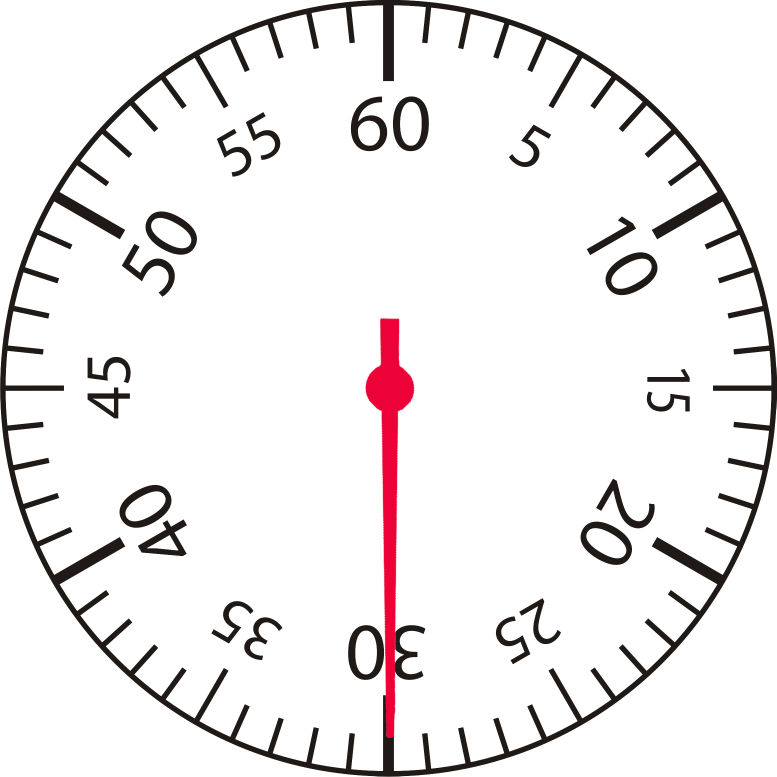
#> input picture gauges/1.jpg, 2330 x 2330 px, found by its file name (shown at 1/3 size)
$ python reader.py   (older library calls are emulated)
#> lines starting #> are read from the running program, lines starting #| are printed output that depends on the picture; after the words box and inside, x2 and y2 are one past the last pixel; in counts of white or black regions, pixels touching at a corner belong together; long printed decimals are rounded
'''
Copyright (c) 2017 Intel Corporation.
Licensed under the MIT license. See LICENSE file in the project root for full license information.
'''
import cv2
import numpy as np
#import paho.mqtt.client as mqtt
import time

def avg_circles(circles, b):
    avg_x=0
    avg_y=0
    avg_r=0
    for i in range(b):
        #optional - average for multiple circles (can happen when a gauge is at a slight angle)
        avg_x = avg_x + circles[0][i][0]
        avg_y = avg_y + circles[0][i][1]
        avg_r = avg_r + circles[0][i][2]
    avg_x = int(avg_x/(b))
    avg_y = int(avg_y/(b))
    avg_r = int(avg_r/(b))
    return avg_x, avg_y, avg_r

def dist_2_pts(x1, y1, x2, y2):
    #print np.sqrt((x2-x1)^2+(y2-y1)^2)
    return np.sqrt((x2 - x1)**2 + (y2 - y1)**2)

def calibrate_gauge(gauge_number, file_type):
    '''
        This function should be run using a test image in order to calibrate the range available to the dial as well as the
        units.  It works by first finding the center point and radius of the gauge.  Then it draws lines at hard coded intervals
        (separation) in degrees.  It then prompts the user to enter position in degrees of the lowest possible value of the gauge,
        as well as the starting value (which is probably zero in most cases but it won't assume that).  It will then ask for the
        position in degrees of the largest possible value of the gauge. Finally, it will ask for the units.  This assumes that
        the gauge is linear (as most probably are).
        It will return the min value with angle in degrees (as a tuple), the max value with angle in degrees (as a tuple),
        and the units (as a string).
    '''

    print('opening file {0}.{1}'.format(gauge_number, file_type))
    img = cv2.imread('%s.%s' %(gauge_number, file_type))
    height, width = img.shape[:2]
    gray = cv2.cvtColor(img, cv2.COLOR_BGR2GRAY)  #convert to gray
    #gray = cv2.GaussianBlur(gray, (5, 5), 0)
    # gray = cv2.medianBlur(gray, 5)

    #for testing, output gray image
    #cv2.imwrite('gauge-%s-bw.%s' %(gauge_number, file_type),gray)

    #detect circles
    #restricting the search from 35-48% of the possible radii gives fairly good results across different samples.  Remember that
    #these are pixel values which correspond to the possible radii search range.
    circles = cv2.HoughCircles(gray, cv2.cv.CV_HOUGH_GRADIENT, 1, 20, np.array([]), 100, 50, int(height*0.35), int(height*0.48))
    # average found circles, found it to be more accurate than trying to tune HoughCircles parameters to get just the right one
    a, b, c = circles.shape
    x,y,r = avg_circles(circles, b)

    #draw center and circle
    cv2.circle(img, (x, y), r, (0, 0, 255), 3, cv2.CV_AA)  # draw circle
    cv2.circle(img, (x, y), 2, (0, 255, 0), 3, cv2.CV_AA)  # draw center of circle

    #for testing, output circles on image
    #cv2.imwrite('gauge-%s-circles.%s' % (gauge_number, file_type), img)


    #for calibration, plot lines from center going out at every 10 degrees and add marker
    #for i from 0 to 36 (every 10 deg)

    '''
    goes through the motion of a circle and sets x and y values based on the set separation spacing.  Also adds text to each
    line.  These lines and text labels serve as the reference point for the user to enter
    NOTE: by default this approach sets 0/360 to be the +x axis (if the image has a cartesian grid in the middle), the addition
    (i+9) in the text offset rotates the labels by 90 degrees so 0/360 is at the bottom (-y in cartesian).  So this assumes the
    gauge is aligned in the image, but it can be adjusted by changing the value of 9 to something else.
    '''
    separation = 10.0 #in degrees
    interval = int(360 / separation)
    p1 = np.zeros((interval,2))  #set empty arrays
    p2 = np.zeros((interval,2))
    p_text = np.zeros((interval,2))
    for i in range(0,interval):
        for j in range(0,2):
            if (j%2==0):
                p1[i][j] = x + 0.9 * r * np.cos(separation * i * 3.14 / 180) #point for lines
            else:
                p1[i][j] = y + 0.9 * r * np.sin(separation * i * 3.14 / 180)
    text_offset_x = 10
    text_offset_y = 5
    for i in range(0, interval):
        for j in range(0, 2):
            if (j % 2 == 0):
                p2[i][j] = x + r * np.cos(separation * i * 3.14 / 180)
                p_text[i][j] = x - text_offset_x + 1.2 * r * np.cos((separation) * (i+9) * 3.14 / 180) #point for text labels, i+9 rotates the labels by 90 degrees
            else:
                p2[i][j] = y + r * np.sin(separation * i * 3.14 / 180)
                p_text[i][j] = y + text_offset_y + 1.2* r * np.sin((separation) * (i+9) * 3.14 / 180)  # point for text labels, i+9 rotates the labels by 90 degrees

    #add the lines and labels to the image
    for i in range(0,interval):
        cv2.line(img, (int(p1[i][0]), int(p1[i][1])), (int(p2[i][0]), int(p2[i][1])),(0, 255, 0), 2)
        cv2.putText(img, '%s' %(int(i*separation)), (int(p_text[i][0]), int(p_text[i][1])), cv2.FONT_HERSHEY_SIMPLEX, 0.3,(0,0,0),1,cv2.CV_AA)

    # [11 lines of commented-out code are left out]
    min_angle = 0
    max_angle = 360
    min_value = 0
    max_value = 60
    units = "seconds"

    return min_angle, max_angle, min_value, max_value, units, x, y, r

def get_current_value(img, min_angle, max_angle, min_value, max_value, x, y, r, gauge_number, file_type):

    #for testing purposes
    img = cv2.imread('%s.%s' % (gauge_number, file_type))

    gray2 = cv2.cvtColor(img, cv2.COLOR_BGR2GRAY)

    # Set threshold and maxValue
    thresh = 175
    maxValue = 255

    # for testing purposes, found cv2.THRESH_BINARY_INV to perform the best
    # th, dst1 = cv2.threshold(gray2, thresh, maxValue, cv2.THRESH_BINARY);
    th, dst2 = cv2.threshold(gray2, thresh, maxValue, cv2.THRESH_BINARY_INV);
    # [10 lines of commented-out code are left out]
    th, dst2 = cv2.threshold(gray2, thresh, maxValue, cv2.THRESH_BINARY_INV);

    # found Hough Lines generally performs better without Canny / blurring, though there were a couple exceptions where it would only work with Canny / blurring
    #dst2 = cv2.medianBlur(dst2, 5)
    #dst2 = cv2.Canny(dst2, 50, 150)
    #dst2 = cv2.GaussianBlur(dst2, (5, 5), 0)

    # for testing, show image after thresholding
    # cv2.imwrite('%s-tempdst2.%s' % (gauge_number, file_type), dst2)

    # find lines
    minLineLength = 10
    maxLineGap = 0
    lines = cv2.HoughLinesP(image=dst2, rho=3, theta=np.pi / 180, threshold=100,minLineLength=minLineLength, maxLineGap=0)  # rho is set to 3 to detect more lines, easier to get more then filter them out later

    # [7 lines of commented-out code are left out]
    final_line_list = []
    #print "radius: %s" %r

    diff1LowerBound = 0.15 #diff1LowerBound and diff1UpperBound determine how close the line should be from the center
    diff1UpperBound = 0.25
    diff2LowerBound = 0.5 #diff2LowerBound and diff2UpperBound determine how close the other point of the line should be to the outside of the gauge
    diff2UpperBound = 1.0
    for i in range(0, len(lines)):
        for x1, y1, x2, y2 in lines[i]:
            diff1 = dist_2_pts(x, y, x1, y1)  # x, y is center of circle
            diff2 = dist_2_pts(x, y, x2, y2)  # x, y is center of circle
            #set diff1 to be the smaller (closest to the center) of the two), makes the math easier
            if (diff1 > diff2):
                temp = diff1
                diff1 = diff2
                diff2 = temp
            # check if line is within an acceptable range
            if (((diff1<diff1UpperBound*r) and (diff1>diff1LowerBound*r) and (diff2<diff2UpperBound*r)) and (diff2>diff2LowerBound*r)):
                line_length = dist_2_pts(x1, y1, x2, y2)
                # add to final list
                final_line_list.append([x1, y1, x2, y2])

    # [9 lines of commented-out code are left out]
    x1 = final_line_list[0][0]
    y1 = final_line_list[0][1]
    x2 = final_line_list[0][2]
    y2 = final_line_list[0][3]
    cv2.line(img, (x1, y1), (x2, y2), (0, 255, 0), 2)

    #for testing purposes, show the line overlayed on the original image
    #cv2.imwrite('gauge-1-test.jpg', img)
    #cv2.imwrite('%s-lines-2.%s' % (gauge_number, file_type), img)

    #find the farthest point from the center to be what is used to determine the angle
    dist_pt_0 = dist_2_pts(x, y, x1, y1)
    dist_pt_1 = dist_2_pts(x, y, x2, y2)
    if (dist_pt_0 > dist_pt_1):
        x_angle = x1 - x
        y_angle = y - y1
    else:
        x_angle = x2 - x
        y_angle = y - y2
    # take the arc tan of y/x to find the angle
    res = np.arctan(np.divide(float(y_angle), float(x_angle)))
    # [8 lines of commented-out code are left out]
    res = np.rad2deg(res)
    if x_angle > 0 and y_angle > 0:  #in quadrant I
        final_angle = 270 - res
    if x_angle < 0 and y_angle > 0:  #in quadrant II
        final_angle = 90 - res
    if x_angle < 0 and y_angle < 0:  #in quadrant III
        final_angle = 90 - res
    if x_angle > 0 and y_angle < 0:  #in quadrant IV
        final_angle = 270 - res

    #print final_angle

    old_min = float(min_angle)
    old_max = float(max_angle)

    new_min = float(min_value)
    new_max = float(max_value)

    old_value = final_angle

    old_range = (old_max - old_min)
    new_range = (new_max - new_min)
    new_value = (((old_value - old_min) * new_range) / old_range) + new_min

    return new_value


def main():
    gauge_number = 1
    file_type='jpg'
    # name the calibration image of your gauge 'gauge-#.jpg', for example 'gauge-5.jpg'.  It's written this way so you can easily try multiple images
    min_angle, max_angle, min_value, max_value, units, x, y, r = calibrate_gauge(gauge_number, file_type)
#> in calibrate_gauge, img is the input picture: shape (2330, 2330, 3); mean B, G, R 236.7, 236.3, 239.2
#> in calibrate_gauge, `circles = cv2.HoughCircles(gray, cv2.cv.CV_HOUGH_GRADIENT, 1, 20, np.a..`: circles = 73 rows, first 8: [1194.5, 1201.5, 1117.4], [1135.5, 1126.5, 1117.4], [1194.5, 1126.5, 1117.4], [1134.5, 1200.5, 1117.4], [1208.5, 1141.5, 1116.3], [1119.5, 1138.5, 1113], [1118.5, 1185.5, 1114.1], [1216.5, 1198.5, 1103.1]
#> the loop in avg_circles, `for i in range(b):` made 73 passes
#> (avg_x, avg_y, avg_r) on passes 1 to 12: (1194.5, 1201.5, 1117.4), (2330, 2328, 2234.8), (3524.5, 3454.5, 3352.2), (4659, 4655, 4469.6), (5867.5, 5796.5, 5585.9), (6987, 6935, 6698.9), (8105.5, 8120.5, 7813), (9322, 9319, 8916.1), (10499.5, 10531.5, 10031.3), (11650, 11746, 11144.3), (12761.5, 12863.5, 12238.6), (13976, 13983, 13337.3)
#> after the loop in avg_circles, `for i in range(b):`: avg_r = 76545.3; avg_x = 85423.5; avg_y = 84862.5
#> in avg_circles, `avg_x = int(avg_x/(b))`: avg_x = 1170
#> in avg_circles, `avg_y = int(avg_y/(b))`: avg_y = 1162
#> in avg_circles, `avg_r = int(avg_r/(b))`: avg_r = 1048
#> in calibrate_gauge, `x,y,r = avg_circles(circles, b)`: x = 1170; y = 1162; r = 1048
#> after the loop in calibrate_gauge, `for i in range(0,interval):`: p1 = 36 pairs, first value 226.8 to 2113.2, second value 218.8 to 2105.2
#> after the loop in calibrate_gauge, `for i in range(0, interval):`: p2 = 36 pairs, first value 122 to 2218, second value 114 to 2210; p_text = 36 pairs, first value -97.6 to 2417.6, second value -90.6 to 2424.6
#> after the loop in calibrate_gauge, `for i in range(0,interval):`:
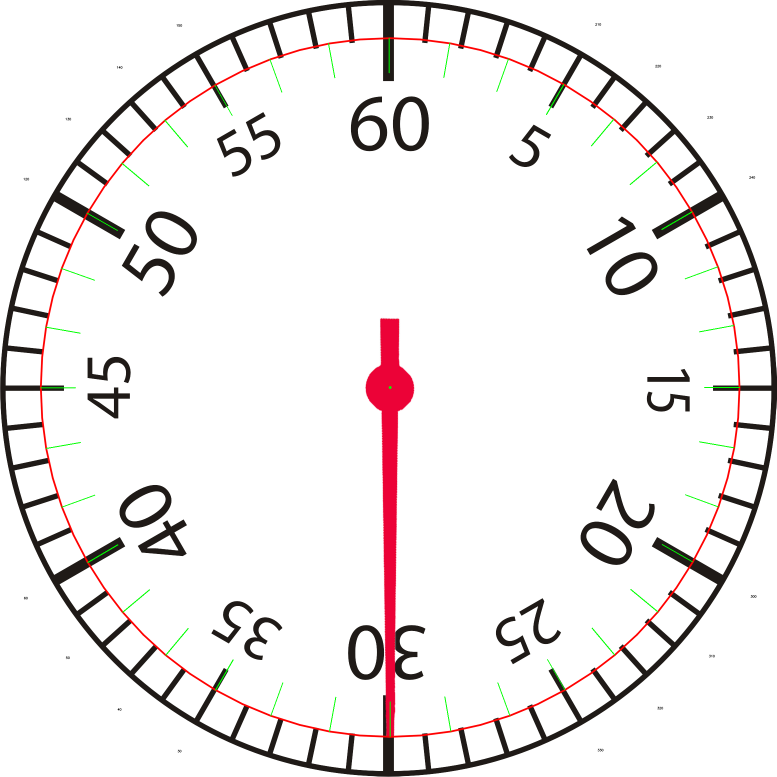
#> img: shape (2330, 2330, 3) (shown at 1/3 size); mean B, G, R 234.8, 235, 239
#> min_angle = 0; max_angle = 360; min_value = 0; max_value = 60; units = 'seconds'; x = 1170; y = 1162; r = 1048

    #feed an image (or frame) to get the current value, based on the calibration, by default uses same image as calibration
    img = cv2.imread('%s.%s' % (gauge_number, file_type))
    val = get_current_value(img, min_angle, max_angle, min_value, max_value, x, y, r, gauge_number, file_type)
#> in get_current_value, `th, dst2 = cv2.threshold(gray2, thresh, maxValue, cv2.THRESH_BINARY_IN..`:
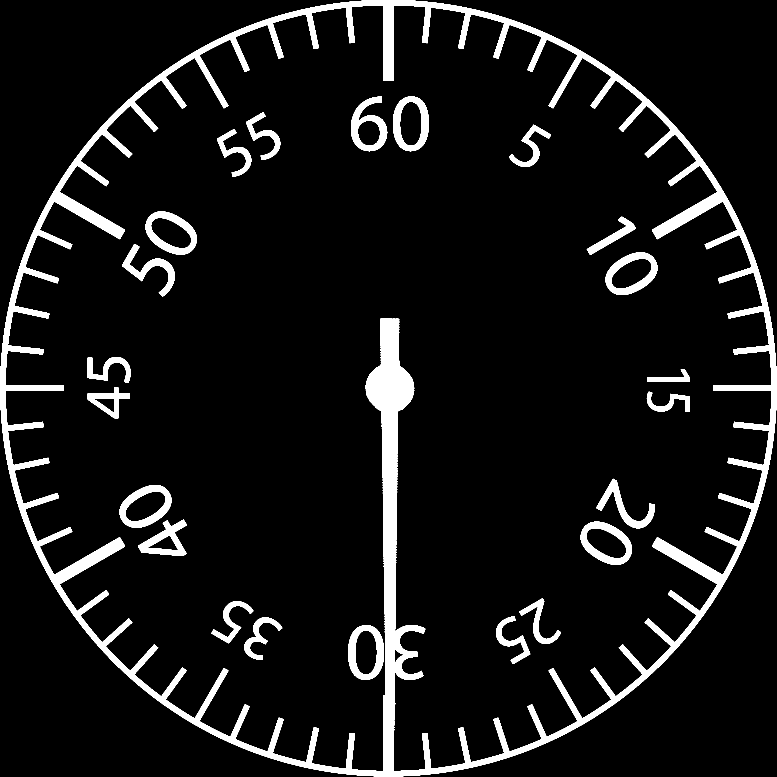
#> dst2: shape (2330, 2330) (shown at 1/3 size); 8.1% white; 23 white regions, largest, box (x1, y1, x2, y2) and area: (0, 0, 2330, 2330) 326175, (1179, 289, 1287, 454) 7504, (1044, 1875, 1152, 2040) 7504
#> in get_current_value, `th, dst2 = cv2.threshold(gray2, thresh, maxValue, cv2.THRESH_BINARY_IN..`: th = 175
#> after the loop in get_current_value, `for i in range(0, len(lines)):`: final_line_list = [[1153, 1812, 1153, 955], [1154, 1843, 1154, 956], [1180, 1960, 1191, 1380]]; temp = 1083.1
#> in get_current_value, `x1 = final_line_list[0][0]`: x1 = 1153
#> in get_current_value, `y1 = final_line_list[0][1]`: y1 = 1812
#> in get_current_value, `x2 = final_line_list[0][2]`: x2 = 1153
#> in get_current_value, `y2 = final_line_list[0][3]`: y2 = 955
#> in get_current_value, `dist_pt_0 = dist_2_pts(x, y, x1, y1)`: dist_pt_0 = 650.2
#> in get_current_value, `dist_pt_1 = dist_2_pts(x, y, x2, y2)`: dist_pt_1 = 207.7
#> in get_current_value, `x_angle = x1 - x`: x_angle = -17
#> in get_current_value, `y_angle = y - y1`: y_angle = -650
#> in get_current_value, `res = np.arctan(np.divide(float(y_angle), float(x_angle)))`: res = 1.54
#> in get_current_value, `res = np.rad2deg(res)`: res = 88.5
#> in get_current_value, `final_angle = 90 - res`: final_angle = 1.5
#> in get_current_value, `old_min = float(min_angle)`: old_min = 0
#> in get_current_value, `old_max = float(max_angle)`: old_max = 360
#> in get_current_value, `new_min = float(min_value)`: new_min = 0
#> in get_current_value, `new_max = float(max_value)`: new_max = 60
#> in get_current_value, `old_value = final_angle`: old_value = 1.5
#> in get_current_value, `old_range = (old_max - old_min)`: old_range = 360
#> in get_current_value, `new_range = (new_max - new_min)`: new_range = 60
#> in get_current_value, `new_value = (((old_value - old_min) * new_range) / old_range) + new_min`: new_value = 0.25
#> val = 0.25
    print("Current reading: %s %s" %(val, units))
#| Current reading: 0.2497 seconds


def read(filename):
    gauge_number = int(filename)
    file_type='jpg'
    # name the calibration image of your gauge 'gauge-#.jpg', for example 'gauge-5.jpg'.  It's written this way so you can easily try multiple images
    min_angle, max_angle, min_value, max_value, units, x, y, r = calibrate_gauge(gauge_number, file_type)

    #feed an image (or frame) to get the current value, based on the calibration, by default uses same image as calibration
    img = cv2.imread('%s.%s' % (gauge_number, file_type))
    val = get_current_value(img, min_angle, max_angle, min_value, max_value, x, y, r, gauge_number, file_type)
    print("Current reading: %s %s" %(val, units))

if __name__=='__main__':
    main()
